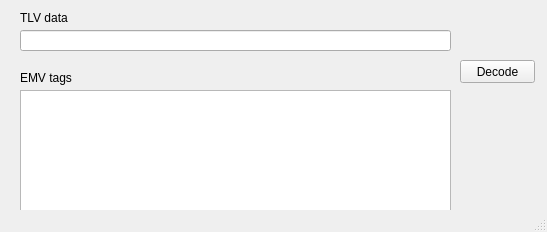
<?xml version="1.0" encoding="UTF-8"?>
<ui version="4.0">
 <class>MainWindow</class>
 <widget class="QMainWindow" name="MainWindow">
  <property name="geometry">
   <rect>
    <x>0</x>
    <y>0</y>
    <width>547</width>
    <height>232</height>
   </rect>
  </property>
  <property name="minimumSize">
   <size>
    <width>547</width>
    <height>232</height>
   </size>
  </property>
  <property name="maximumSize">
   <size>
    <width>547</width>
    <height>232</height>
   </size>
  </property>
  <property name="windowTitle">
   <string>TLV Decoder</string>
  </property>
  <widget class="QWidget" name="centralWidget">
   <widget class="QTextBrowser" name="textBrowserTLV">
    <property name="geometry">
     <rect>
      <x>20</x>
      <y>90</y>
      <width>431</width>
      <height>121</height>
     </rect>
    </property>
   </widget>
   <widget class="QPushButton" name="pushButtonConvert">
    <property name="geometry">
     <rect>
      <x>460</x>
      <y>60</y>
      <width>75</width>
      <height>23</height>
     </rect>
    </property>
    <property name="text">
     <string>Decode</string>
    </property>
   </widget>
   <widget class="QLineEdit" name="lineEditHex">
    <property name="geometry">
     <rect>
      <x>20</x>
      <y>30</y>
      <width>431</width>
      <height>21</height>
     </rect>
    </property>
   </widget>
   <widget class="QLabel" name="label">
    <property name="geometry">
     <rect>
      <x>20</x>
      <y>10</y>
      <width>91</width>
      <height>16</height>
     </rect>
    </property>
    <property name="text">
     <string>TLV data</string>
    </property>
   </widget>
   <widget class="QLabel" name="label_2">
    <property name="geometry">
     <rect>
      <x>20</x>
      <y>70</y>
      <width>101</width>
      <height>16</height>
     </rect>
    </property>
    <property name="text">
     <string>EMV tags</string>
    </property>
   </widget>
  </widget>
  <widget class="QStatusBar" name="statusBar"/>
 </widget>
 <layoutdefault spacing="6" margin="11"/>
 <resources/>
 <connections/>
</ui>
